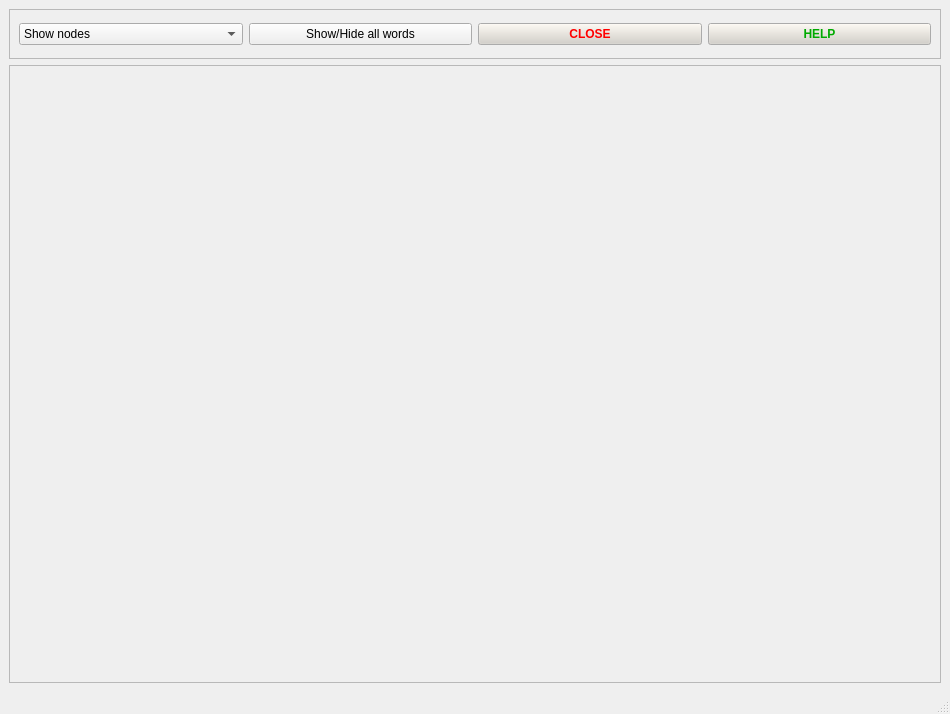
<?xml version="1.0" encoding="UTF-8"?>
<ui version="4.0">
 <class>DictWindow</class>
 <widget class="QMainWindow" name="DictWindow">
  <property name="geometry">
   <rect>
    <x>0</x>
    <y>0</y>
    <width>950</width>
    <height>714</height>
   </rect>
  </property>
  <property name="windowTitle">
   <string>Dictionary Window</string>
  </property>
  <widget class="QWidget" name="centralwidget">
   <layout class="QGridLayout" name="gridLayout">
    <item row="0" column="0">
     <widget class="QFrame" name="dictviewbb">
      <property name="sizePolicy">
       <sizepolicy hsizetype="Preferred" vsizetype="Preferred">
        <horstretch>0</horstretch>
        <verstretch>20</verstretch>
       </sizepolicy>
      </property>
      <property name="maximumSize">
       <size>
        <width>16777215</width>
        <height>50</height>
       </size>
      </property>
      <property name="frameShape">
       <enum>QFrame::StyledPanel</enum>
      </property>
      <property name="frameShadow">
       <enum>QFrame::Raised</enum>
      </property>
      <layout class="QHBoxLayout" name="horizontalLayout">
       <item>
        <widget class="QComboBox" name="DVnode_var">
         <property name="toolTip">
          <string>modes to display dictionary structure or columns</string>
         </property>
         <item>
          <property name="text">
           <string>Show nodes</string>
          </property>
         </item>
         <item>
          <property name="text">
           <string>Show variables</string>
          </property>
         </item>
         <item>
          <property name="text">
           <string>Dict columns</string>
          </property>
         </item>
        </widget>
       </item>
       <item>
        <widget class="QPushButton" name="DVall">
         <property name="toolTip">
          <string>show main words for all dictionary columns</string>
         </property>
         <property name="text">
          <string>Show/Hide all words</string>
         </property>
        </widget>
       </item>
       <item>
        <widget class="QPushButton" name="DVClose">
         <property name="palette">
          <palette>
           <active>
            <colorrole role="WindowText">
             <brush brushstyle="SolidPattern">
              <color alpha="255">
               <red>0</red>
               <green>0</green>
               <blue>0</blue>
              </color>
             </brush>
            </colorrole>
            <colorrole role="Button">
             <brush brushstyle="SolidPattern">
              <color alpha="255">
               <red>212</red>
               <green>208</green>
               <blue>200</blue>
              </color>
             </brush>
            </colorrole>
            <colorrole role="ButtonText">
             <brush brushstyle="SolidPattern">
              <color alpha="255">
               <red>255</red>
               <green>0</green>
               <blue>0</blue>
              </color>
             </brush>
            </colorrole>
           </active>
           <inactive>
            <colorrole role="WindowText">
             <brush brushstyle="SolidPattern">
              <color alpha="255">
               <red>0</red>
               <green>0</green>
               <blue>0</blue>
              </color>
             </brush>
            </colorrole>
            <colorrole role="Button">
             <brush brushstyle="SolidPattern">
              <color alpha="255">
               <red>212</red>
               <green>208</green>
               <blue>200</blue>
              </color>
             </brush>
            </colorrole>
            <colorrole role="ButtonText">
             <brush brushstyle="SolidPattern">
              <color alpha="255">
               <red>255</red>
               <green>0</green>
               <blue>0</blue>
              </color>
             </brush>
            </colorrole>
           </inactive>
           <disabled>
            <colorrole role="WindowText">
             <brush brushstyle="SolidPattern">
              <color alpha="255">
               <red>106</red>
               <green>104</green>
               <blue>100</blue>
              </color>
             </brush>
            </colorrole>
            <colorrole role="Button">
             <brush brushstyle="SolidPattern">
              <color alpha="255">
               <red>212</red>
               <green>208</green>
               <blue>200</blue>
              </color>
             </brush>
            </colorrole>
            <colorrole role="ButtonText">
             <brush brushstyle="SolidPattern">
              <color alpha="255">
               <red>106</red>
               <green>104</green>
               <blue>100</blue>
              </color>
             </brush>
            </colorrole>
           </disabled>
          </palette>
         </property>
         <property name="font">
          <font>
           <weight>75</weight>
           <bold>true</bold>
          </font>
         </property>
         <property name="text">
          <string>CLOSE</string>
         </property>
        </widget>
       </item>
       <item>
        <widget class="QPushButton" name="DVHelp">
         <property name="palette">
          <palette>
           <active>
            <colorrole role="WindowText">
             <brush brushstyle="SolidPattern">
              <color alpha="255">
               <red>0</red>
               <green>0</green>
               <blue>0</blue>
              </color>
             </brush>
            </colorrole>
            <colorrole role="Button">
             <brush brushstyle="SolidPattern">
              <color alpha="255">
               <red>212</red>
               <green>208</green>
               <blue>200</blue>
              </color>
             </brush>
            </colorrole>
            <colorrole role="Text">
             <brush brushstyle="SolidPattern">
              <color alpha="255">
               <red>0</red>
               <green>0</green>
               <blue>0</blue>
              </color>
             </brush>
            </colorrole>
            <colorrole role="ButtonText">
             <brush brushstyle="SolidPattern">
              <color alpha="255">
               <red>0</red>
               <green>170</green>
               <blue>0</blue>
              </color>
             </brush>
            </colorrole>
           </active>
           <inactive>
            <colorrole role="WindowText">
             <brush brushstyle="SolidPattern">
              <color alpha="255">
               <red>0</red>
               <green>0</green>
               <blue>0</blue>
              </color>
             </brush>
            </colorrole>
            <colorrole role="Button">
             <brush brushstyle="SolidPattern">
              <color alpha="255">
               <red>212</red>
               <green>208</green>
               <blue>200</blue>
              </color>
             </brush>
            </colorrole>
            <colorrole role="Text">
             <brush brushstyle="SolidPattern">
              <color alpha="255">
               <red>0</red>
               <green>0</green>
               <blue>0</blue>
              </color>
             </brush>
            </colorrole>
            <colorrole role="ButtonText">
             <brush brushstyle="SolidPattern">
              <color alpha="255">
               <red>0</red>
               <green>170</green>
               <blue>0</blue>
              </color>
             </brush>
            </colorrole>
           </inactive>
           <disabled>
            <colorrole role="WindowText">
             <brush brushstyle="SolidPattern">
              <color alpha="255">
               <red>106</red>
               <green>104</green>
               <blue>100</blue>
              </color>
             </brush>
            </colorrole>
            <colorrole role="Button">
             <brush brushstyle="SolidPattern">
              <color alpha="255">
               <red>212</red>
               <green>208</green>
               <blue>200</blue>
              </color>
             </brush>
            </colorrole>
            <colorrole role="Text">
             <brush brushstyle="SolidPattern">
              <color alpha="255">
               <red>106</red>
               <green>104</green>
               <blue>100</blue>
              </color>
             </brush>
            </colorrole>
            <colorrole role="ButtonText">
             <brush brushstyle="SolidPattern">
              <color alpha="255">
               <red>106</red>
               <green>104</green>
               <blue>100</blue>
              </color>
             </brush>
            </colorrole>
           </disabled>
          </palette>
         </property>
         <property name="font">
          <font>
           <weight>75</weight>
           <bold>true</bold>
          </font>
         </property>
         <property name="text">
          <string>HELP</string>
         </property>
        </widget>
       </item>
      </layout>
     </widget>
    </item>
    <item row="1" column="0">
     <widget class="QFrame" name="VDframe">
      <property name="sizePolicy">
       <sizepolicy hsizetype="Preferred" vsizetype="Expanding">
        <horstretch>0</horstretch>
        <verstretch>0</verstretch>
       </sizepolicy>
      </property>
      <property name="frameShape">
       <enum>QFrame::StyledPanel</enum>
      </property>
      <property name="frameShadow">
       <enum>QFrame::Raised</enum>
      </property>
      <layout class="QVBoxLayout" name="verticalLayout"/>
     </widget>
    </item>
   </layout>
  </widget>
  <widget class="QMenuBar" name="menubar">
   <property name="geometry">
    <rect>
     <x>0</x>
     <y>0</y>
     <width>950</width>
     <height>19</height>
    </rect>
   </property>
  </widget>
  <widget class="QStatusBar" name="statusbar"/>
 </widget>
 <resources/>
 <connections/>
</ui>
